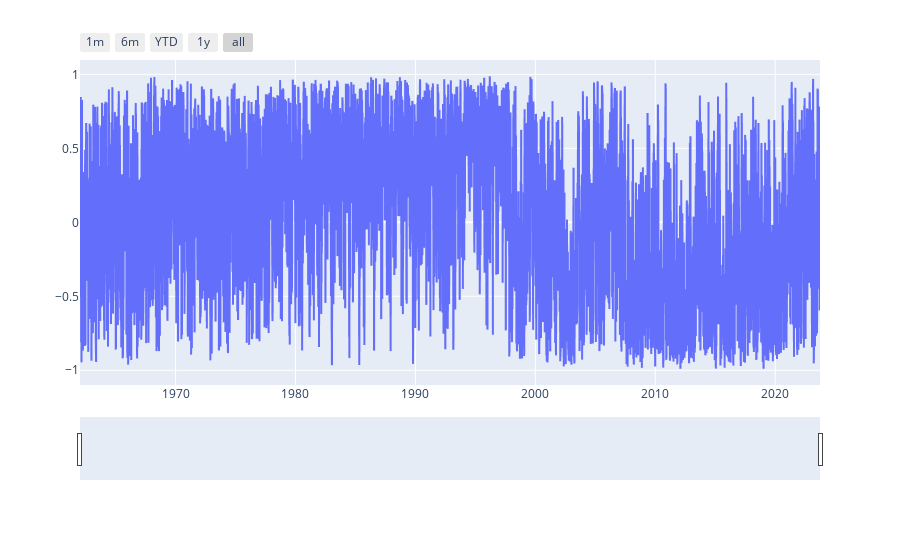

Notebook cell for this chart:
### Code cell
fig = px.line(x = seven_day.index, y = seven_day, labels = dict(x = '', y = ''), title = '') 

fig.update_layout(
    xaxis=dict(
        rangeselector=dict(
            buttons=list([
                dict(count=1,
                        label="1m",
                        step="month",
                        stepmode="backward"),
                dict(count=6,
                        label="6m",
                        step="month",
                        stepmode="backward"),
                dict(count=1,
                        label="YTD",
                        step="year",
                        stepmode="todate"),
                dict(count=1,
                        label="1y",
                        step="year",
                        stepmode="backward"),
                dict(step="all")
            ])
        ),
        rangeslider=dict(
            visible=True
        ),
        type="date"
    )
)

fig.show()

### Figure 1 — Plotly figure (JSON) as saved in the notebook; plotly's stock layout.template omitted (floating-point values rounded to 4 significant figures; data arrays with more than 128 entries replaced by an {"elided": "..."} marker saying what was removed)
{"data": [{"hovertemplate": "=%{y}<extra></extra>", "legendgroup": "", "line": {"color": "#636efa", "dash": "solid"}, "marker": {"symbol": "circle"}, "mode": "lines", "name": "", "showlegend": false, "type": "scattergl", "x": {"elided": "15411 str values"}, "xaxis": "x", "y": {"elided": "15411 float values"}, "yaxis": "y"}], "layout": {"legend": {"tracegroupgap": 0}, "margin": {"t": 60}, "xaxis": {"anchor": "y", "domain": [0, 1], "rangeselector": {"buttons": [{"count": 1, "label": "1m", "step": "month", "stepmode": "backward"}, {"count": 6, "label": "6m", "step": "month", "stepmode": "backward"}, {"count": 1, "label": "YTD", "step": "year", "stepmode": "todate"}, {"count": 1, "label": "1y", "step": "year", "stepmode": "backward"}, {"step": "all"}]}, "rangeslider": {"visible": true}, "title": {"text": ""}, "type": "date"}, "yaxis": {"anchor": "x", "domain": [0, 1], "title": {"text": ""}}}}
